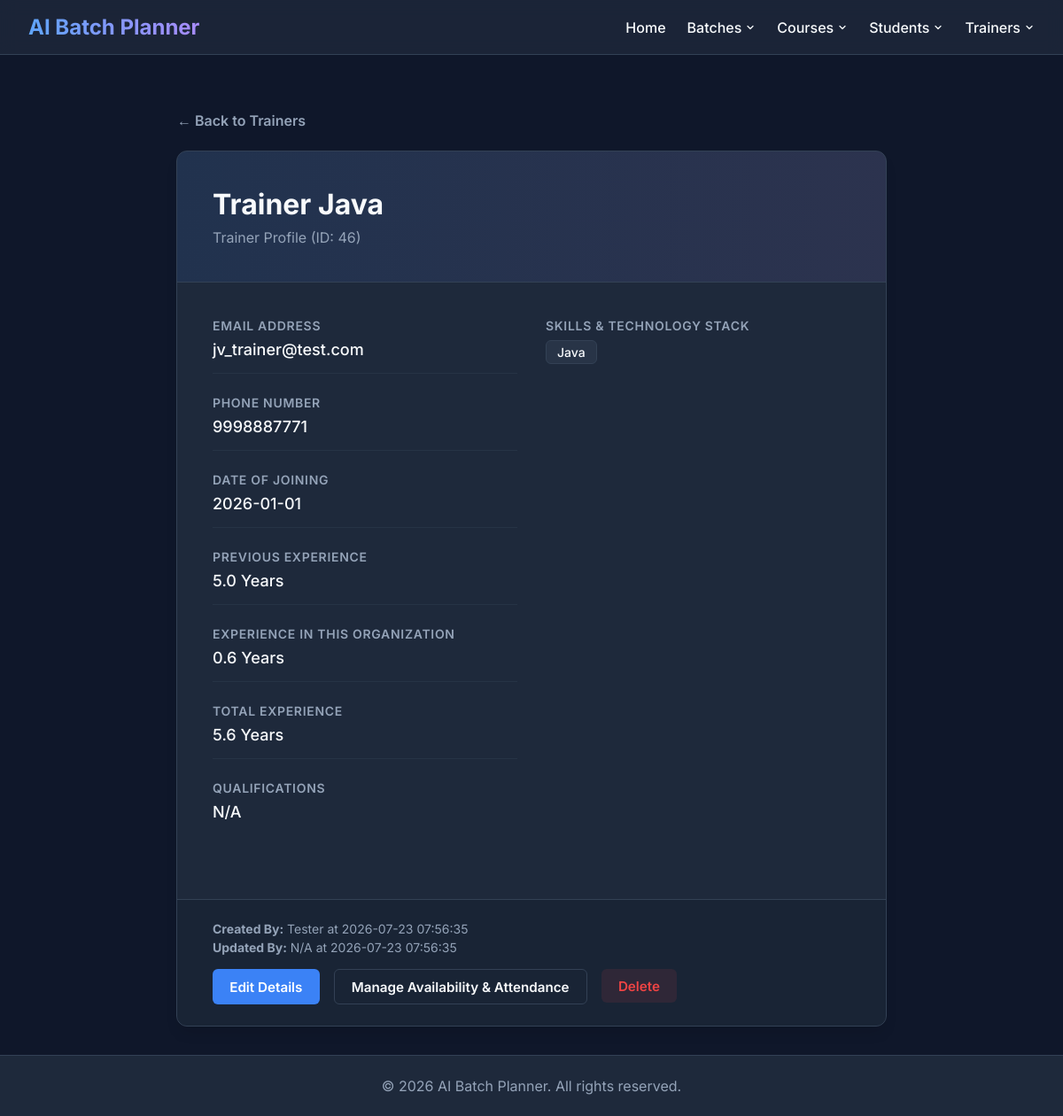
Page /trainers/46 on the committed database.
### tables this page shows
CREATE TABLE trainer (
    trainer_id INTEGER PRIMARY KEY AUTOINCREMENT,

    full_name TEXT NOT NULL,

    email TEXT NOT NULL UNIQUE,

    phone TEXT NOT NULL UNIQUE,

    skills TEXT NOT NULL,

    qualifications TEXT,

    experience INTEGER NOT NULL CHECK (experience >= 0),

    status TEXT NOT NULL CHECK(status IN ('Active','Inactive')),

    created_at TIMESTAMP DEFAULT CURRENT_TIMESTAMP,

    updated_at TIMESTAMP DEFAULT CURRENT_TIMESTAMP,

    created_by TEXT,

    updated_by TEXT
, date_of_joining TEXT, previous_experience REAL DEFAULT 0.0);

### routes/trainer_routes.py (the view)
@trainer_bp.route("/trainers/<int:trainer_id>", methods=["GET"])
def view_trainer_details(trainer_id):
    trainer = get_trainer_by_id(trainer_id)
    if not trainer:
        flash("Trainer not found.", "error")
        return redirect(url_for("trainer.view_trainers"))
    return render_template(
        "trainer_details.html",
        trainer=trainer
    )

### database/db.py (called while the page is built)
def get_connection():
    connection = sqlite3.connect(DATABASE_NAME)
    connection.row_factory = sqlite3.Row
    connection.execute("PRAGMA foreign_keys = ON")
    return connection

### models/trainer.py (called while the page is built)
def get_trainer_by_id(trainer_id):
    connection = get_connection()
    try:
        cursor = connection.cursor()
        query = """
            SELECT
                trainer_id,
                full_name,
                email,
                phone,
                skills,
                qualifications,
                experience,
                date_of_joining,
                previous_experience,
                status,
                created_at,
                updated_at,
                created_by,
                updated_by
            FROM trainer
            WHERE trainer_id = ?
        """
        cursor.execute(query, (trainer_id,))
        return cursor.fetchone()
    finally:
        connection.close()

def get_trainer_availability_by_date(trainer_id, date_str):
    connection = get_connection()
    try:
        cursor = connection.cursor()
        query = """
            SELECT availability_id, trainer_id, date, status, availability_type, duration_type, time_slot, start_time, end_time, description, created_at, updated_at, created_by, updated_by
            FROM trainer_availablity
            WHERE trainer_id = ? AND date = ?
        """
        cursor.execute(query, (trainer_id, date_str))
        return cursor.fetchone()
    finally:
        connection.close()

def get_calendar_event_by_date(date_str):
    connection = get_connection()
    try:
        cursor = connection.cursor()
        query = """
            SELECT event_id, date, event_type, description, created_at, updated_at, created_by, updated_by
            FROM calendar_event
            WHERE date = ?
        """
        cursor.execute(query, (date_str,))
        return cursor.fetchone()
    finally:
        connection.close()

### templates/trainer_details.html (shortened to what this page needs)
{% extends 'base.html' %}
{% block content %}
<div style="margin-bottom: 1.5rem; max-width: 800px; margin-left: auto; margin-right: auto;">
    <a href="{{ url_for('trainer.view_trainers') }}" style="color: var(--text-muted); display: inline-flex; align-items: center; gap: 0.5rem; font-weight: 600; text-decoration: none;">
        &larr; Back to Trainers
    </a>
</div>
<div class="profile-card">
    <div class="profile-header">
        <div class="profile-title-area">
            <h2>{{ trainer['full_name'] }}</h2>
            <div class="profile-subtitle">Trainer Profile (ID: {{ trainer['trainer_id'] }})</div>
        </div>
    </div>
    <div class="profile-body">
        <div class="profile-grid">
            <div>
                <div class="info-group">
                    <div class="info-label">Email Address</div>
                    <div class="info-value">{{ trainer['email'] }}</div>
                </div>
                <div class="info-group" style="margin-top: 1.5rem;">
                    <div class="info-label">Phone Number</div>
                    <div class="info-value">{{ trainer['phone'] }}</div>
                </div>
                <div class="info-group" style="margin-top: 1.5rem;">
                    <div class="info-label">Date of Joining</div>
                    <div class="info-value">{{ trainer['date_of_joining'] or 'N/A' }}</div>
                </div>
                <div class="info-group" style="margin-top: 1.5rem;">
                    <div class="info-label">Previous Experience</div>
                    <div class="info-value">{{ trainer['previous_experience'] }} Years</div>
                </div>
                <div class="info-group" style="margin-top: 1.5rem;">
                    <div class="info-label">Experience in this Organization</div>
                    <div class="info-value">{{ trainer['this_org_experience'] }} Years</div>
                </div>
                <div class="info-group" style="margin-top: 1.5rem;">
                    <div class="info-label">Total Experience</div>
                    <div class="info-value">{{ trainer['total_experience'] }} Years</div>
                </div>
                <div class="info-group" style="margin-top: 1.5rem;">
                    <div class="info-label">Qualifications</div>
                    <div class="info-value">{{ trainer['qualifications'] or 'N/A' }}</div>
                </div>
            </div>
            <div>
                <div class="info-group" style="border-bottom: none;">
                    <div class="info-label">Skills & Technology Stack</div>
                    <div class="skills-container">
                        {% for skill in trainer['skills'].split(',') %}
                            {% if skill.strip() %}
                                <span class="skill-tag">{{ skill.strip() }}</span>
                            {% endif %}
                        {% endfor %}
                    </div>
                </div>
            </div>
        </div>
    </div>
    <div class="profile-footer">
        <div class="timestamps">
            <div><strong>Created By:</strong> {{ trainer['created_by'] or 'N/A' }} at {{ trainer['created_at'] }}</div>
            <div style="margin-top: 0.25rem;"><strong>Updated By:</strong> {{ trainer['updated_by'] or 'N/A' }} at {{ trainer['updated_at'] }}</div>
        </div>
        <div class="actions-row">
            <a href="{{ url_for('trainer.edit_trainer_page', trainer_id=trainer['trainer_id']) }}" class="btn btn-primary">Edit Details</a>
            <a href="{{ url_for('attendance.view_attendance') }}" class="btn btn-outline">Manage Availability & Attendance</a>
            <form action="{{ url_for('trainer.remove_trainer', trainer_id=trainer['trainer_id']) }}" method="POST" class="delete-form" style="display:inline;">
                <button type="submit" class="btn btn-danger">Delete</button>
            </form>
        </div>
    </div>
</div>
{% endblock %}

### templates/base.html (style rules this page uses)
:root { --bg-color: #0f172a; --surface-color: #1e293b; --surface-hover: #334155; --primary: #3b82f6; --primary-hover: #2563eb; --text-main: #f8fafc; --text-muted: #94a3b8; --danger: #ef4444; --success: #10b981; --border: #334155; }
body { margin: 0; font-family: 'Inter', sans-serif; background-color: var(--bg-color); color: var(--text-main); display: flex; flex-direction: column; min-height: 100vh; }
form { display: flex; flex-direction: column; gap: 12px; max-width: 500px; }
button { padding: 10px 15px; background-color: var(--primary); color: white; border: none; border-radius: 8px; cursor: pointer; font-size: 1rem; font-weight: 600; transition: background-color 0.2s; margin-top: 10px; }
.btn { display: inline-flex !important; align-items: center !important; justify-content: center !important; box-sizing: border-box !important; vertical-align: middle !important; margin: 0 !important; }
a { color: var(--primary); text-decoration: none; font-weight: 500; transition: color 0.2s; }

### templates/trainer_details.html (style rules this page uses)
.profile-card { max-width: 800px; margin: 0 auto; background: var(--surface-color); border: 1px solid var(--border); border-radius: 12px; box-shadow: 0 10px 15px -3px rgba(0, 0, 0, 0.1); overflow: hidden; }
.profile-header { background: linear-gradient(90deg, rgba(59, 130, 246, 0.1), rgba(167, 139, 250, 0.1)); border-bottom: 1px solid var(--border); padding: 2.5rem; display: flex; justify-content: space-between; align-items: center; flex-wrap: wrap; gap: 1.5rem; }
.profile-title-area h2 { margin: 0 0 0.5rem 0; font-size: 2rem; font-weight: 700; color: var(--text-main); }
.profile-subtitle { color: var(--text-muted); font-size: 1rem; }
.profile-body { padding: 2.5rem; }
.profile-grid { display: grid; grid-template-columns: repeat(auto-fit, minmax(280px, 1fr)); gap: 2rem; margin-bottom: 2rem; }
.info-group { border-bottom: 1px solid rgba(51, 65, 85, 0.4); padding-bottom: 1rem; }
.info-group:last-child { border-bottom: none; }
.info-label { font-size: 0.875rem; color: var(--text-muted); font-weight: 600; text-transform: uppercase; letter-spacing: 0.05em; margin-bottom: 0.5rem; }
.info-value { font-size: 1.125rem; color: var(--text-main); font-weight: 500; }
.skills-container { display: flex; flex-wrap: wrap; gap: 0.5rem; margin-top: 0.5rem; }
.skill-tag { background: rgba(51, 65, 85, 0.5); border: 1px solid var(--border); color: var(--text-main); padding: 0.25rem 0.75rem; border-radius: 6px; font-size: 0.875rem; font-weight: 500; }
.profile-footer { background: rgba(15, 23, 42, 0.3); border-top: 1px solid var(--border); padding: 1.5rem 2.5rem; display: flex; justify-content: space-between; align-items: center; flex-wrap: wrap; gap: 1rem; }
.timestamps { font-size: 0.875rem; color: var(--text-muted); }
.actions-row { display: flex; gap: 1rem; }
.btn { padding: 0.6rem 1.2rem; border-radius: 6px; font-weight: 600; cursor: pointer; border: none; transition: all 0.2s; text-decoration: none; display: inline-block; font-family: inherit; font-size: 0.95rem; }
.btn-primary { background: var(--primary); color: white; }
.btn-outline { background: transparent; border: 1px solid var(--border); color: var(--text-main); }
.btn-danger { background: rgba(239, 68, 68, 0.1); color: var(--danger); }

### rows in the picture
trainer: full_name "Trainer Java", trainer_id "46", email "jv_trainer@test.com", phone "9998887771", date_of_joining "2026-01-01", previous_experience "5.0", qualifications "N/A", strip "Java", created_by "Tester", created_at "2026-07-23 07:56:35", updated_at "2026-07-23 07:56:35"

### other values in the picture
{{ trainer['this_org_experience'] }} "0.6"
{{ trainer['total_experience'] }} "5.6"
{{ trainer['updated_by'] or 'N/A' }} "N/A"
